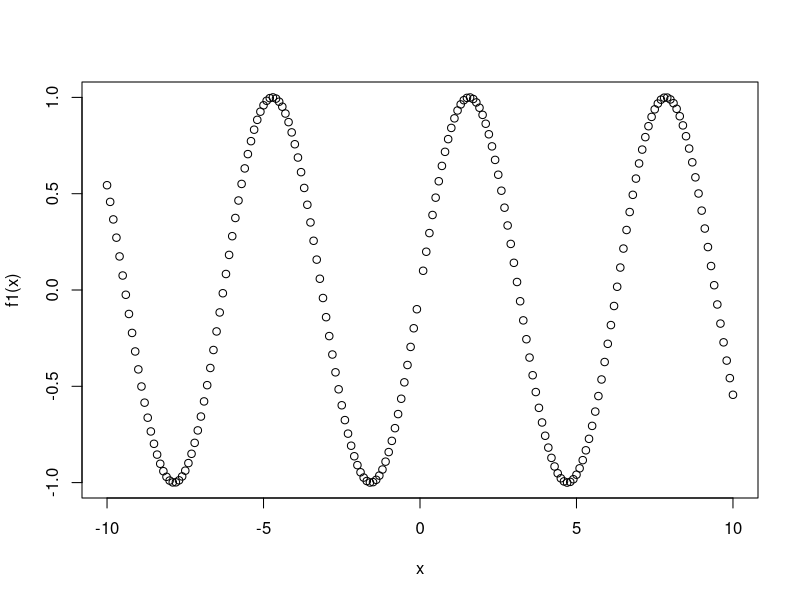
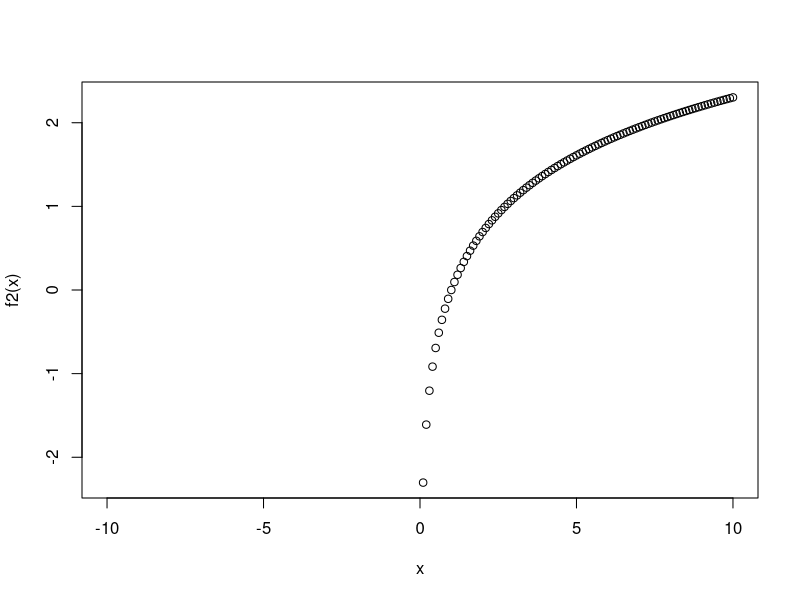
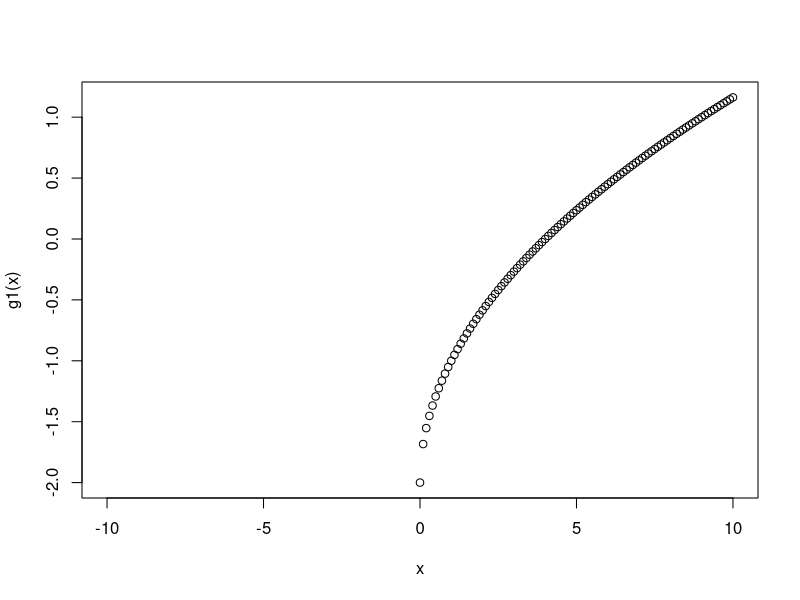
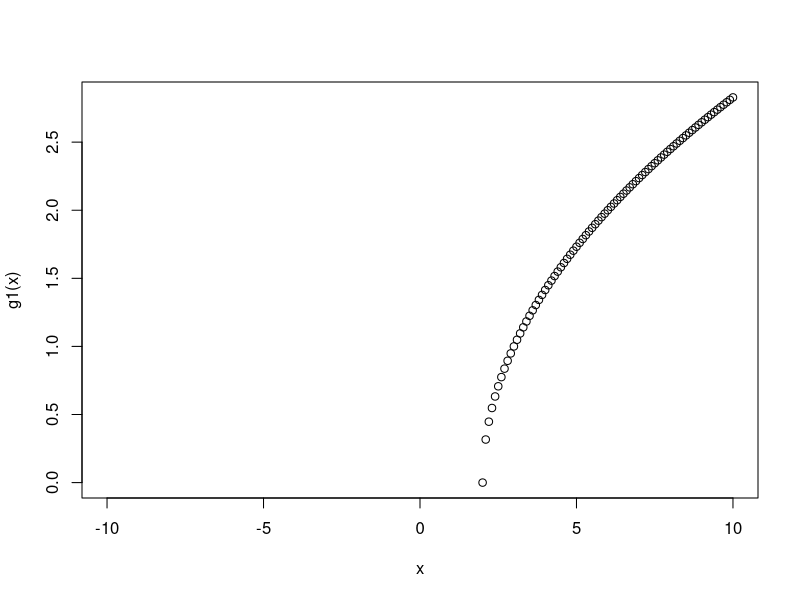
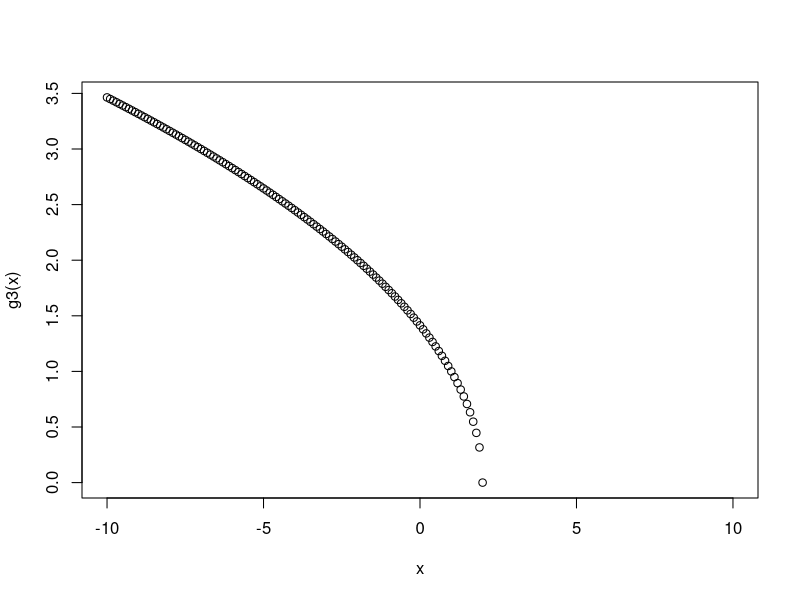

Reproduce these figures in R, in order.
## ---- chunk 1
f1 <- function(x){
  fx <- sin(x)
  return(fx)
}


input <- seq(-10,10,0.1)

input <- input[-which(input==0)]
plot(input,
     sapply(input, f1),
     type = "p",
     xlab = "x",
     ylab = "f1(x)")
     
     

## ---- chunk 2
f2 <- function(x){
  fx <- log(x)
  return(fx)
}


input <- seq(-10,10,0.1)

input <- input[-which(input==0)]
plot(input,
     sapply(input, f2),
     type = "p",
     xlab = "x",
     ylab = "f2(x)")
     
     

## ---- chunk 3
g1 <- function(x){
  hasil <- sqrt(x)-2
  return(hasil)
}


input <- seq(-10,10,0.1)


plot(input,
     sapply(input, g1),
     type = "p",
     xlab = "x",
     ylab = "g1(x)")
     
     

## ---- chunk 4
g2 <- function(x){
  hasil <- sqrt(x-2)
  return(hasil)
}


input <- seq(-10,10,0.1)


plot(input,
     sapply(input, g2),
     type = "p",
     xlab = "x",
     ylab = "g1(x)")
     
     

## ---- chunk 5
g3 <- function(x){
  hasil <- sqrt(2-x)
  return(hasil)
}


input <- seq(-10,10,0.1)


plot(input,
     sapply(input, g3),
     type = "p",
     xlab = "x",
     ylab = "g3(x)")
     
     

